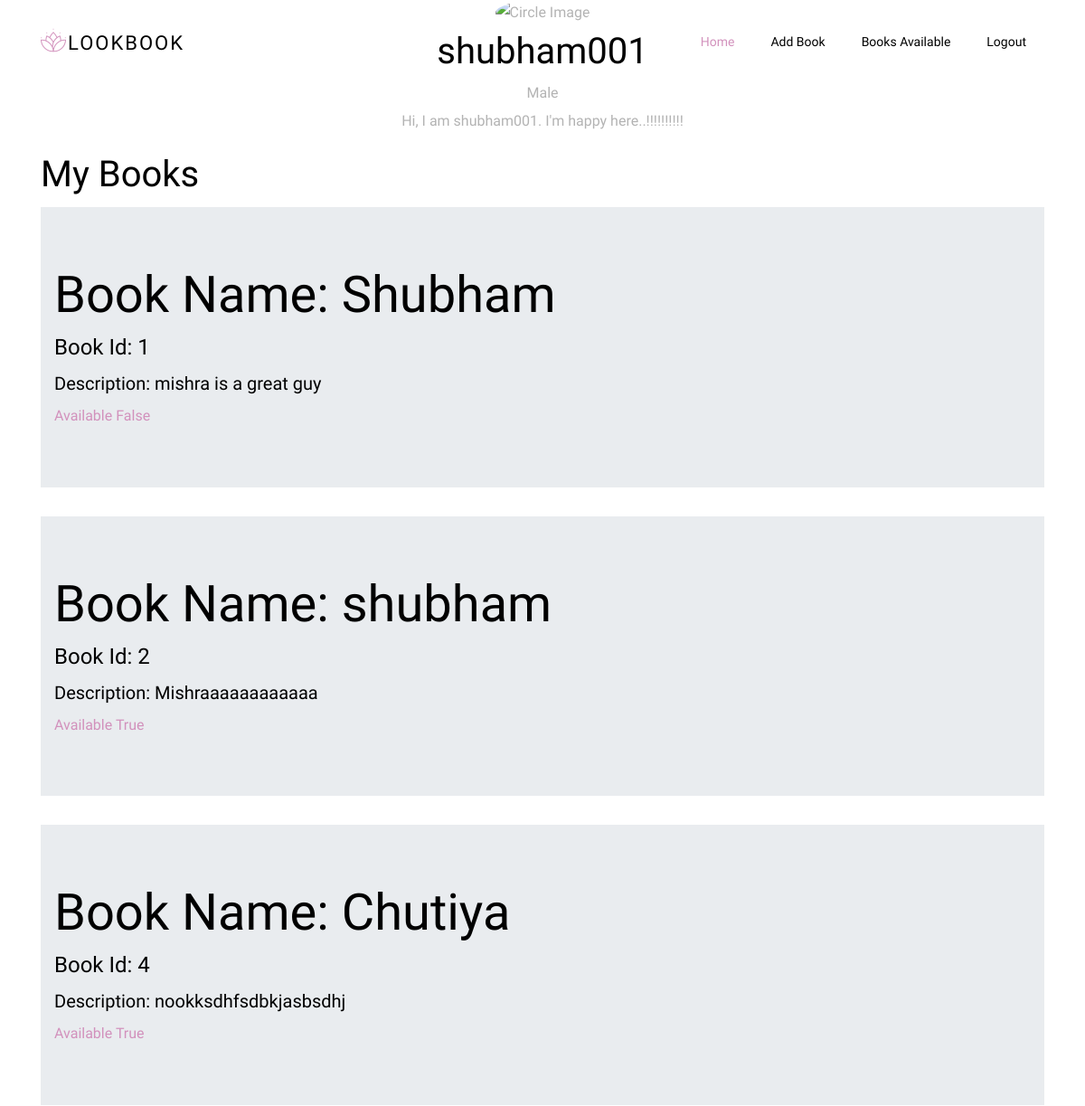
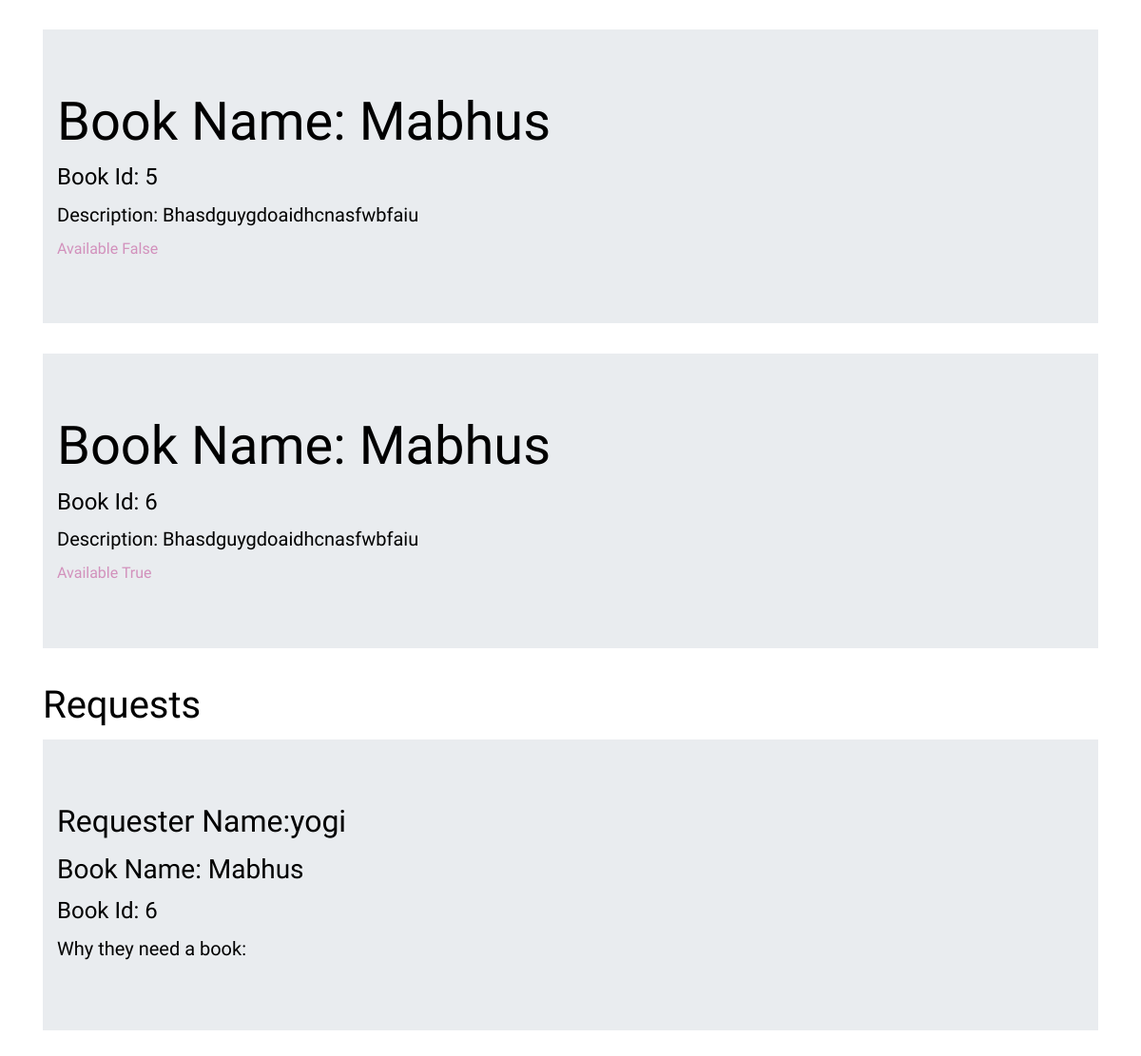
The page /profile/shubham001 (signed in) on the database its author committed (2 pictures, top to bottom).
### work/models.py (models this page shows, shortened)
class UserDetails(models.Model):
    username = models.CharField(max_length =20, unique =True, primary_key=True)
    usermail = models.EmailField(unique =True)
    userfirstname = models.CharField(max_length=10)
    userlastname = models.CharField(max_length=10)
    userpassword = models.CharField(max_length=30)
    userlocation = models.CharField(max_length = 30)
    usercontact = models.IntegerField(unique=True)
    userDoB = models.CharField(max_length=10)
    usergender = models.CharField(max_length=6)
    userKey = models.CharField(max_length=5, blank= True)

class BookDetails(models.Model):
    bookid = models.AutoField(unique = True, primary_key=True)
    username = models.ForeignKey(UserDetails,on_delete=models.CASCADE)
    bookimage = models.ImageField(upload_to ="bookImg/", blank= True)
    bookimage0 = models.ImageField(upload_to ="bookImg/", blank= True)
    bookimage1 = models.ImageField(upload_to ="bookImg/", blank= True)
    bookimage2 = models.ImageField(upload_to ="bookImg/", blank=True)
    bookname = models.CharField(max_length=100)
    bookdescription = models.CharField(max_length= 300)
    bookauthor = models.CharField(max_length= 30, blank=True)
    active_status = models.BooleanField(default=True)
    timeadded = models.DateTimeField(default=timezone.now, blank=True)

class BookRequest(models.Model):
    bookid = models.IntegerField()
    bookname = models.CharField(max_length = 100)
    owner = models.CharField(max_length = 20)
    requester = models.CharField(max_length=20)
    makeanoffer = models.CharField(max_length=500, default="please provide me this book")

### work/views.py (the view)
# urls.py: path('profile/<username>',views.profile,name="profile"),
@login_required
def profile(request,username):
    print(username)
    model2 = BookDetails.objects.filter(username=username)
    model = UserDetails.objects.get(username=username)
    model3 = BookRequest.objects.filter(owner = username)
    return render(request,'profile.html',{'model':model,'model2':model2,'model3':model3})

### work/templates/profile.html (shortened to what this page needs)
{% load static %}
<!DOCTYPE html>
<html lang="en" dir="ltr">
<head>
  <link rel="stylesheet" href="{% static 'css/open-iconic-bootstrap.min.css' %}">
  <link rel="stylesheet" href="{% static 'css/animate.css' %}">
  <link rel="stylesheet" href="{% static 'css/owl.carousel.min.css' %}">
  <link rel="stylesheet" href="{% static 'css/owl.theme.default.min.css' %}">
  <link rel="stylesheet" href="{% static 'css/magnific-popup.css' %}">
  <link rel="stylesheet" href="{% static 'css/aos.css' %}">
  <link rel="stylesheet" href="{% static 'css/ionicons.min.css' %}">
  <link rel="stylesheet" href="{% static 'css/bootstrap-datepicker.css' %}">
  <link rel="stylesheet" href="{% static 'css/jquery.timepicker.css' %}">
  <link rel="stylesheet" href="{% static 'css/flaticon.css' %}">
  <link rel="stylesheet" href="{% static 'css/icomoon.css' %}">
  <link rel="stylesheet" href="{% static 'css/style.css' %}">
 </head>
    <body class="profile-page">
      <nav class="navbar navbar-expand-lg navbar-dark ftco_navbar bg-dark ftco-navbar-light" id="ftco-navbar">
  	    <div class="container">
  	      <a class="navbar-brand" href="{%url 'index'%}"><span class="flaticon-lotus"></span>LookBook</a>
  	      <div class="collapse navbar-collapse" id="ftco-nav">
  	        <ul class="navbar-nav ml-auto">
  	          <li class="nav-item active"><a href="{%url "index"%}" class="nav-link">Home</a></li>
  	          <li class="nav-item"><a href="{%url "addbook"%}" class="nav-link">Add Book</a></li>
  	          <li class="nav-item"><a href="{%url "products"%}" class="nav-link">Books Available</a></li>
              <li class="nav-item"><a href="{%url "logout"%}" class="nav-link">Logout</a></li>
  	        </ul>
  	      </div>
  		  </div>
  	  </nav>
              <div class="main main-raised">
          		<div class="profile-content">
                      <div class="container">
                          <div class="row">
          	                <div class="col-md-6 ml-auto mr-auto">
                  	           <div class="profile">
                                 <div class="description text-center">
                                   <div class="avatar">
                                      <img src="https://www.biography.com/.image/ar_1:1%2Cc_fill%2Ccs_srgb%2Cg_face%2Cq_auto:good%2Cw_300/MTU0NjQzOTk4OTQ4OTkyMzQy/ansel-elgort-poses-for-a-portrait-during-the-baby-driver-premiere-2017-sxsw-conference-and-festivals-on-march-11-2017-in-austin-texas-photo-by-matt-winkelmeyer_getty-imagesfor-sxsw-square.jpg" alt="Circle Image" class="img-raised rounded-circle img-fluid">
                                  </div>
                                 </div>
          	                        <div class="description text-center">
          	                            <h1 class="title">{{model.username}}</h1>
          								<h6 class="description text-center">{{model.usergender}}</h6>
          	                        </div>
          	                    </div>
              	            </div>
                          </div>
                          <div class="description text-center">
                              <p>Hi, I am {{model.username}}. I'm happy here..!!!!!!!!!! </p>
                          </div>
                          <h1>My Books</h1>
                          {%for i in model2%}
                          <div class="jumbotron jumbotron-fluid">
                            <div class="container">
                              <h3 class="display-4">Book Name: {{i.bookname}}</h3>
                              <h4 class="display-6">Book Id: {{i.bookid}}</h4>
                              <h5 class="display-10">Description: {{i.bookdescription}}</h5>
                              <a href="{%url 'deletebook' i.bookid%}">Available {{i.active_status}}</a>
                            </div>
                          </div>
                          {%endfor%}
                          <h1>Requests</h1>
                          {%for j in model3%}
                          <div class="jumbotron jumbotron-fluid">
                            <div class="container">
                              <h2 class="display-8">Requester Name:{{j.requester}}</h2>
                              <h3 class="display-6">Book Name: {{j.bookname}}</h3>
                              <h4 class="display-6">Book Id: {{j.bookid}}</h4>
                              <h5 class="display-10">Why they need a book: {{i.makeanoffer}}</h5>
                            </div>
                          </div>
                          {%endfor%}
  </body>
</html>
</body>

### rows shown on the page
UserDetails: username "shubham001", usergender "Male"
BookDetails: bookname "Shubham", bookid "1", bookdescription "mishra is a great guy", active_status "False"
BookDetails: bookname "shubham", bookid "2", bookdescription "Mishraaaaaaaaaaaa", active_status "True"
BookDetails: bookname "Chutiya", bookid "4", bookdescription "nookksdhfsdbkjasbsdhj", active_status "True"
BookDetails: bookname "Mabhus", bookid "5", bookdescription "Bhasdguygdoaidhcnasfwbfaiu", active_status "False"
BookDetails: bookname "Mabhus", bookid "6", bookdescription "Bhasdguygdoaidhcnasfwbfaiu", active_status "True"
BookRequest: requester "yogi", bookname "Mabhus", bookid "6"
